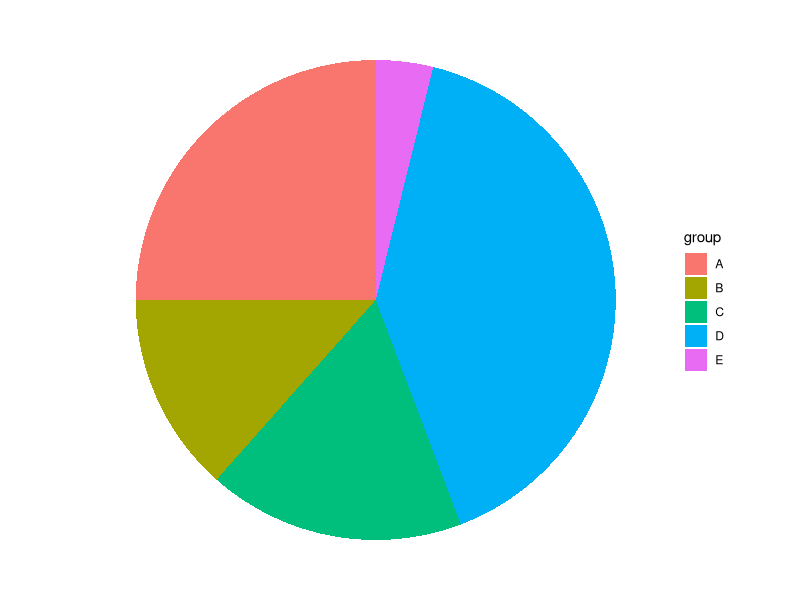
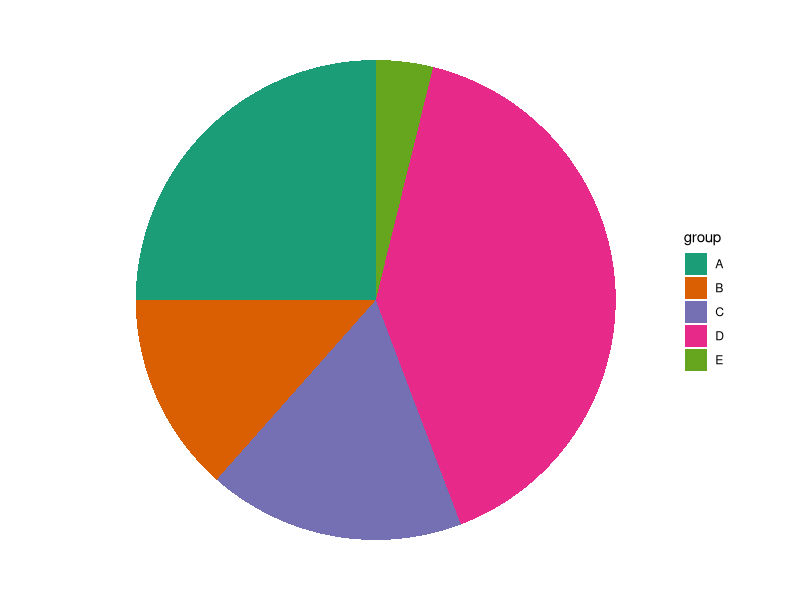
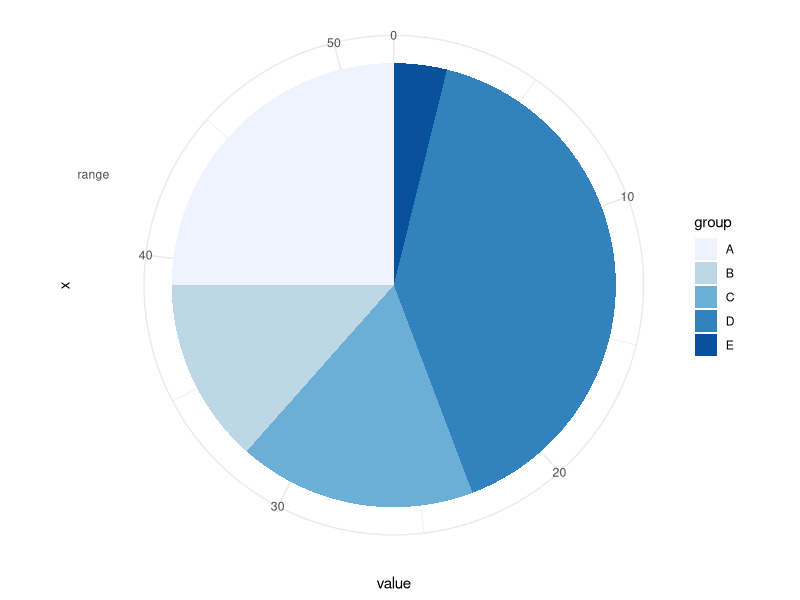
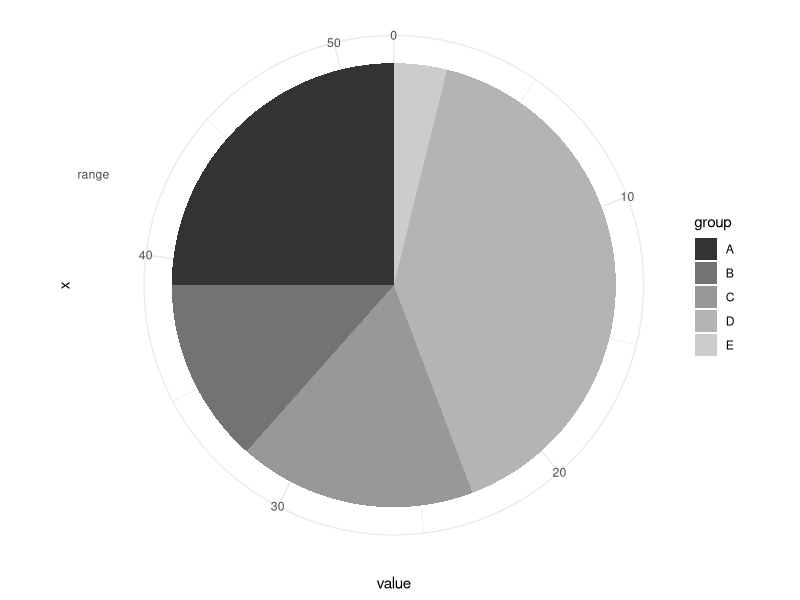

Reproduce these figures in R, in order.
library(ggplot2)

# Create Data
data <- data.frame(
  group=LETTERS[1:5],
  value=c(13,7,9,21,2)
)

# Basic piechart
pi<-ggplot(data, aes(x="range", y=value, fill=group)) +
  geom_bar(stat="identity") +
  coord_polar("y",start=0)+theme_void() # remove background, grid, numeric labels
pi
#The function coord_polar() is used to produce a
#pie chart, which is just a stacked bar chart in
#polar coordinates.
## use brewer color palettes
pi+ scale_fill_brewer(palette="Dark2")
pi + scale_fill_brewer(palette="Blues")+
  theme_minimal()
pi+ scale_fill_grey()+theme_minimal()
